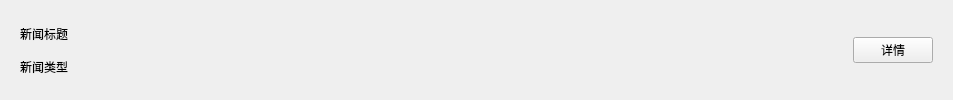
<?xml version="1.0" encoding="UTF-8"?>
<ui version="4.0">
 <class>newscard</class>
 <widget class="QWidget" name="newscard">
  <property name="geometry">
   <rect>
    <x>0</x>
    <y>0</y>
    <width>953</width>
    <height>100</height>
   </rect>
  </property>
  <property name="minimumSize">
   <size>
    <width>0</width>
    <height>100</height>
   </size>
  </property>
  <property name="maximumSize">
   <size>
    <width>16777215</width>
    <height>100</height>
   </size>
  </property>
  <property name="windowTitle">
   <string>Form</string>
  </property>
  <layout class="QGridLayout" name="gridLayout">
   <item row="0" column="0">
    <widget class="CardWidget" name="CardWidget">
     <layout class="QGridLayout" name="gridLayout_2">
      <item row="1" column="0">
       <widget class="StrongBodyLabel" name="StrongBodyLabel">
        <property name="text">
         <string>新闻类型</string>
        </property>
       </widget>
      </item>
      <item row="0" column="0">
       <widget class="TitleLabel" name="TitleLabel">
        <property name="text">
         <string>新闻标题</string>
        </property>
       </widget>
      </item>
      <item row="0" column="2" rowspan="2">
       <widget class="PrimaryPushButton" name="PrimaryPushButton">
        <property name="text">
         <string>详情</string>
        </property>
       </widget>
      </item>
      <item row="0" column="1">
       <spacer name="horizontalSpacer">
        <property name="orientation">
         <enum>Qt::Horizontal</enum>
        </property>
        <property name="sizeHint" stdset="0">
         <size>
          <width>40</width>
          <height>20</height>
         </size>
        </property>
       </spacer>
      </item>
     </layout>
    </widget>
   </item>
  </layout>
 </widget>
 <customwidgets>
  <customwidget>
   <class>PushButton</class>
   <extends>QPushButton</extends>
   <header>qfluentwidgets</header>
  </customwidget>
  <customwidget>
   <class>PrimaryPushButton</class>
   <extends>PushButton</extends>
   <header>qfluentwidgets</header>
  </customwidget>
  <customwidget>
   <class>CardWidget</class>
   <extends>QFrame</extends>
   <header>qfluentwidgets</header>
   <container>1</container>
  </customwidget>
  <customwidget>
   <class>StrongBodyLabel</class>
   <extends>QLabel</extends>
   <header>qfluentwidgets</header>
  </customwidget>
  <customwidget>
   <class>TitleLabel</class>
   <extends>QLabel</extends>
   <header>qfluentwidgets</header>
  </customwidget>
 </customwidgets>
 <resources/>
 <connections/>
</ui>
